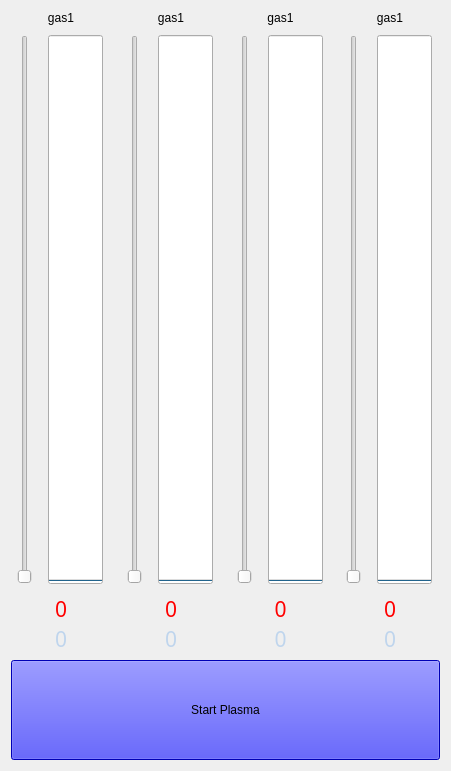
     <widget class="QWidget" name="verticalLayoutWidget">
      <property name="geometry">
       <rect>
        <x>50</x>
        <y>30</y>
        <width>451</width>
        <height>771</height>
       </rect>
      </property>
      <layout class="QVBoxLayout" name="gasses">
       <item>
        <layout class="QHBoxLayout" name="Gasses_Layout_2">
         <property name="spacing">
          <number>10</number>
         </property>
         <item>
          <layout class="QVBoxLayout" name="Gas1_Layout_2">
           <property name="bottomMargin">
            <number>0</number>
           </property>
           <item>
            <widget class="QLabel" name="gas1_label">
             <property name="text">
              <string>gas1</string>
             </property>
             <property name="alignment">
              <set>Qt::AlignCenter</set>
             </property>
            </widget>
           </item>
           <item>
            <layout class="QHBoxLayout" name="gas1_progress_slider_Layout_2">
             <item>
              <widget class="QSlider" name="gas1_sliderbar">
               <property name="enabled">
                <bool>false</bool>
               </property>
               <property name="maximum">
                <number>2000</number>
               </property>
               <property name="value">
                <number>0</number>
               </property>
               <property name="orientation">
                <enum>Qt::Vertical</enum>
               </property>
              </widget>
             </item>
             <item>
              <widget class="QProgressBar" name="gas1_progressbar">
               <property name="sizePolicy">
                <sizepolicy hsizetype="Fixed" vsizetype="Expanding">
                 <horstretch>0</horstretch>
                 <verstretch>0</verstretch>
                </sizepolicy>
               </property>
               <property name="minimumSize">
                <size>
                 <width>55</width>
                 <height>0</height>
                </size>
               </property>
               <property name="maximum">
                <number>20</number>
               </property>
               <property name="value">
                <number>0</number>
               </property>
               <property name="textVisible">
                <bool>false</bool>
               </property>
               <property name="orientation">
                <enum>Qt::Vertical</enum>
               </property>
              </widget>
             </item>
            </layout>
           </item>
           <item>
            <layout class="QHBoxLayout" name="gas1_button_readout_layout_2">
             <property name="spacing">
              <number>0</number>
             </property>
             <property name="rightMargin">
              <number>0</number>
             </property>
             <property name="bottomMargin">
              <number>0</number>
             </property>
             <item>
              <layout class="QVBoxLayout" name="gas1_recipe_actual_SLPM_2">
               <property name="spacing">
                <number>0</number>
               </property>
               <property name="rightMargin">
                <number>0</number>
               </property>
               <item>
                <widget class="QLabel" name="gas1_actual_SLPM">
                 <property name="font">
                  <font>
                   <family>Arial Bold</family>
                   <pointsize>16</pointsize>
                   <italic>false</italic>
                   <bold>false</bold>
                  </font>
                 </property>
                 <property name="styleSheet">
                  <string notr="true">QLabel {
color: red;
font: 16pt &quot;Arial Bold&quot;;
}</string>
                 </property>
                 <property name="frameShape">
                  <enum>QFrame::NoFrame</enum>
                 </property>
                 <property name="frameShadow">
                  <enum>QFrame::Plain</enum>
                 </property>
                 <property name="text">
                  <string>0</string>
                 </property>
                 <property name="textFormat">
                  <enum>Qt::AutoText</enum>
                 </property>
                 <property name="scaledContents">
                  <bool>true</bool>
                 </property>
                 <property name="alignment">
                  <set>Qt::AlignCenter</set>
                 </property>
                 <property name="textInteractionFlags">
                  <set>Qt::NoTextInteraction</set>
                 </property>
                </widget>
               </item>
               <item>
                <widget class="QLabel" name="gas1_recipe_SLPM">
                 <property name="sizePolicy">
                  <sizepolicy hsizetype="Minimum" vsizetype="Preferred">
                   <horstretch>0</horstretch>
                   <verstretch>0</verstretch>
                  </sizepolicy>
                 </property>
                 <property name="minimumSize">
                  <size>
                   <width>75</width>
                   <height>0</height>
                  </size>
                 </property>
                 <property name="font">
                  <font>
                   <family>Arial Bold</family>
                   <pointsize>16</pointsize>
                   <italic>false</italic>
                   <bold>false</bold>
                  </font>
                 </property>
                 <property name="styleSheet">
                  <string notr="true">QLabel {
color: #bfd5ed;
font: 16pt &quot;Arial Bold&quot;;
}</string>
                 </property>
                 <property name="frameShape">
                  <enum>QFrame::NoFrame</enum>
                 </property>
                 <property name="frameShadow">
                  <enum>QFrame::Plain</enum>
                 </property>
                 <property name="text">
                  <string>0</string>
                 </property>
                 <property name="textFormat">
                  <enum>Qt::AutoText</enum>
                 </property>
                 <property name="scaledContents">
                  <bool>true</bool>
                 </property>
                 <property name="alignment">
                  <set>Qt::AlignCenter</set>
                 </property>
                 <property name="textInteractionFlags">
                  <set>Qt::NoTextInteraction</set>
                 </property>
                </widget>
               </item>
              </layout>
             </item>
            </layout>
           </item>
          </layout>
         </item>
         <item>
          <layout class="QVBoxLayout" name="Gas2_Layout_2">
           <property name="bottomMargin">
            <number>0</number>
           </property>
           <item>
            <widget class="QLabel" name="gas2_label">
             <property name="text">
              <string>gas1</string>
             </property>
             <property name="alignment">
              <set>Qt::AlignCenter</set>
             </property>
            </widget>
           </item>
           <item>
            <layout class="QHBoxLayout" name="gas2_progress_slider_layout_2">
             <item>
              <widget class="QSlider" name="gas2_sliderbar">
               <property name="enabled">
                <bool>false</bool>
               </property>
               <property name="maximum">
                <number>2000</number>
               </property>
               <property name="orientation">
                <enum>Qt::Vertical</enum>
               </property>
              </widget>
             </item>
             <item>
              <widget class="QProgressBar" name="gas2_progressbar">
               <property name="sizePolicy">
                <sizepolicy hsizetype="Fixed" vsizetype="Expanding">
                 <horstretch>0</horstretch>
                 <verstretch>0</verstretch>
                </sizepolicy>
               </property>
               <property name="minimumSize">
                <size>
                 <width>55</width>
                 <height>0</height>
                </size>
               </property>
               <property name="maximum">
                <number>20</number>
               </property>
               <property name="value">
                <number>0</number>
               </property>
               <property name="textVisible">
                <bool>false</bool>
               </property>
               <property name="orientation">
                <enum>Qt::Vertical</enum>
               </property>
              </widget>
             </item>
            </layout>
           </item>
           <item>
            <layout class="QHBoxLayout" name="gas2_buttton_readout_layout_2">
             <item>
              <layout class="QVBoxLayout" name="gas2_recipe_actual_SLPM_2">
               <property name="spacing">
                <number>0</number>
               </property>
               <item>
                <widget class="QLabel" name="gas2_actual_SLPM">
                 <property name="font">
                  <font>
                   <family>Arial Bold</family>
                   <pointsize>16</pointsize>
                   <italic>false</italic>
                   <bold>false</bold>
                  </font>
                 </property>
                 <property name="styleSheet">
                  <string notr="true">QLabel {
color: red;
font: 16pt &quot;Arial Bold&quot;;
}</string>
                 </property>
                 <property name="frameShape">
                  <enum>QFrame::NoFrame</enum>
                 </property>
                 <property name="frameShadow">
                  <enum>QFrame::Plain</enum>
                 </property>
                 <property name="text">
                  <string>0</string>
                 </property>
                 <property name="textFormat">
                  <enum>Qt::AutoText</enum>
                 </property>
                 <property name="scaledContents">
                  <bool>true</bool>
                 </property>
                 <property name="alignment">
                  <set>Qt::AlignCenter</set>
                 </property>
                 <property name="textInteractionFlags">
                  <set>Qt::NoTextInteraction</set>
                 </property>
                </widget>
               </item>
               <item>
                <widget class="QLabel" name="gas2_recipe_SLPM">
                 <property name="sizePolicy">
                  <sizepolicy hsizetype="Minimum" vsizetype="Preferred">
                   <horstretch>0</horstretch>
                   <verstretch>0</verstretch>
                  </sizepolicy>
                 </property>
                 <property name="minimumSize">
                  <size>
                   <width>75</width>
                   <height>0</height>
                  </size>
                 </property>
                 <property name="font">
                  <font>
                   <family>Arial Bold</family>
                   <pointsize>16</pointsize>
                   <italic>false</italic>
                   <bold>false</bold>
                  </font>
                 </property>
                 <property name="styleSheet">
                  <string notr="true">QLabel {
color: #bfd5ed;
font: 16pt &quot;Arial Bold&quot;;
}</string>
                 </property>
                 <property name="frameShape">
                  <enum>QFrame::NoFrame</enum>
                 </property>
                 <property name="frameShadow">
                  <enum>QFrame::Plain</enum>
                 </property>
                 <property name="text">
                  <string>0</string>
                 </property>
                 <property name="textFormat">
                  <enum>Qt::AutoText</enum>
                 </property>
                 <property name="scaledContents">
                  <bool>true</bool>
                 </property>
                 <property name="alignment">
                  <set>Qt::AlignCenter</set>
                 </property>
                 <property name="textInteractionFlags">
                  <set>Qt::NoTextInteraction</set>
                 </property>
                </widget>
               </item>
              </layout>
             </item>
            </layout>
           </item>
          </layout>
         </item>
         <item>
          <layout class="QVBoxLayout" name="Gas3_Layout_2">
           <property name="bottomMargin">
            <number>0</number>
           </property>
           <item>
            <widget class="QLabel" name="gas3_label">
             <property name="text">
              <string>gas1</string>
             </property>
             <property name="alignment">
              <set>Qt::AlignCenter</set>
             </property>
            </widget>
           </item>
           <item>
            <layout class="QHBoxLayout" name="horizontalLayout_25">
             <item>
              <widget class="QSlider" name="gas3_sliderbar">
               <property name="enabled">
                <bool>false</bool>
               </property>
               <property name="maximum">
                <number>30</number>
               </property>
               <property name="orientation">
                <enum>Qt::Vertical</enum>
               </property>
              </widget>
             </item>
             <item>
              <widget class="QProgressBar" name="gas3_progessbar">
               <property name="sizePolicy">
                <sizepolicy hsizetype="Fixed" vsizetype="Expanding">
                 <horstretch>0</horstretch>
                 <verstretch>0</verstretch>
                </sizepolicy>
               </property>
               <property name="minimumSize">
                <size>
                 <width>55</width>
                 <height>0</height>
                </size>
               </property>
               <property name="maximum">
                <number>30</number>
               </property>
               <property name="value">
                <number>0</number>
               </property>
               <property name="textVisible">
                <bool>false</bool>
               </property>
               <property name="orientation">
                <enum>Qt::Vertical</enum>
               </property>
              </widget>
             </item>
            </layout>
           </item>
           <item>
            <layout class="QHBoxLayout" name="horizontalLayout_16">
             <item>
              <layout class="QVBoxLayout" name="verticalLayout_16">
               <property name="spacing">
                <number>0</number>
               </property>
               <item>
                <widget class="QLabel" name="gas3_actual_SLPM">
                 <property name="font">
                  <font>
                   <family>Arial Bold</family>
                   <pointsize>16</pointsize>
                   <italic>false</italic>
                   <bold>false</bold>
                  </font>
                 </property>
                 <property name="styleSheet">
                  <string notr="true">QLabel {
color: red;
font: 16pt &quot;Arial Bold&quot;;
}</string>
                 </property>
                 <property name="frameShape">
                  <enum>QFrame::NoFrame</enum>
                 </property>
                 <property name="frameShadow">
                  <enum>QFrame::Plain</enum>
                 </property>
                 <property name="text">
                  <string>0</string>
                 </property>
                 <property name="textFormat">
                  <enum>Qt::AutoText</enum>
                 </property>
                 <property name="scaledContents">
                  <bool>true</bool>
                 </property>
                 <property name="alignment">
                  <set>Qt::AlignCenter</set>
                 </property>
                 <property name="indent">
                  <number>1</number>
                 </property>
                 <property name="textInteractionFlags">
                  <set>Qt::NoTextInteraction</set>
                 </property>
                </widget>
               </item>
               <item>
                <widget class="QLabel" name="gas3_recipe_SLPM">
                 <property name="sizePolicy">
                  <sizepolicy hsizetype="Minimum" vsizetype="Preferred">
                   <horstretch>0</horstretch>
                   <verstretch>0</verstretch>
                  </sizepolicy>
                 </property>
                 <property name="minimumSize">
                  <size>
                   <width>75</width>
                   <height>0</height>
                  </size>
                 </property>
                 <property name="font">
                  <font>
                   <family>Arial Bold</family>
                   <pointsize>16</pointsize>
                   <italic>false</italic>
                   <bold>false</bold>
                  </font>
                 </property>
                 <property name="styleSheet">
                  <string notr="true">QLabel {
color: #bfd5ed;
font: 16pt &quot;Arial Bold&quot;;
}</string>
                 </property>
                 <property name="frameShape">
                  <enum>QFrame::NoFrame</enum>
                 </property>
                 <property name="frameShadow">
                  <enum>QFrame::Plain</enum>
                 </property>
                 <property name="text">
                  <string>0</string>
                 </property>
                 <property name="textFormat">
                  <enum>Qt::AutoText</enum>
                 </property>
                 <property name="scaledContents">
                  <bool>true</bool>
                 </property>
                 <property name="alignment">
                  <set>Qt::AlignCenter</set>
                 </property>
                 <property name="indent">
                  <number>1</number>
                 </property>
                 <property name="textInteractionFlags">
                  <set>Qt::NoTextInteraction</set>
                 </property>
                </widget>
               </item>
              </layout>
             </item>
            </layout>
           </item>
          </layout>
         </item>
         <item>
          <layout class="QVBoxLayout" name="Gas4_Layout_2">
           <property name="bottomMargin">
            <number>0</number>
           </property>
           <item>
            <widget class="QLabel" name="gas4_label">
             <property name="text">
              <string>gas1</string>
             </property>
             <property name="alignment">
              <set>Qt::AlignCenter</set>
             </property>
            </widget>
           </item>
           <item>
            <layout class="QHBoxLayout" name="horizontalLayout_27">
             <item>
              <widget class="QSlider" name="gas4_sliderbar">
               <property name="enabled">
                <bool>false</bool>
               </property>
               <property name="minimum">
                <number>0</number>
               </property>
               <property name="maximum">
                <number>30</number>
               </property>
               <property name="orientation">
                <enum>Qt::Vertical</enum>
               </property>
               <property name="tickInterval">
                <number>1</number>
               </property>
              </widget>
             </item>
             <item>
              <widget class="QProgressBar" name="gas4_progressbar">
               <property name="sizePolicy">
                <sizepolicy hsizetype="Fixed" vsizetype="Expanding">
                 <horstretch>0</horstretch>
                 <verstretch>0</verstretch>
                </sizepolicy>
               </property>
               <property name="minimumSize">
                <size>
                 <width>55</width>
                 <height>0</height>
                </size>
               </property>
               <property name="maximum">
                <number>30</number>
               </property>
               <property name="value">
                <number>0</number>
               </property>
               <property name="textVisible">
                <bool>false</bool>
               </property>
               <property name="orientation">
                <enum>Qt::Vertical</enum>
               </property>
               <property name="format">
                <string>%p%</string>
               </property>
              </widget>
             </item>
            </layout>
           </item>
           <item>
            <layout class="QHBoxLayout" name="horizontalLayout_17">
             <item>
              <layout class="QVBoxLayout" name="verticalLayout_17">
               <property name="spacing">
                <number>0</number>
               </property>
               <item>
                <widget class="QLabel" name="gas4_actual_SLPM">
                 <property name="font">
                  <font>
                   <family>Arial Bold</family>
                   <pointsize>16</pointsize>
                   <italic>false</italic>
                   <bold>false</bold>
                  </font>
                 </property>
                 <property name="styleSheet">
                  <string notr="true">QLabel {
color: red;
font: 16pt &quot;Arial Bold&quot;;
}</string>
                 </property>
                 <property name="frameShape">
                  <enum>QFrame::NoFrame</enum>
                 </property>
                 <property name="frameShadow">
                  <enum>QFrame::Plain</enum>
                 </property>
                 <property name="text">
                  <string>0</string>
                 </property>
                 <property name="textFormat">
                  <enum>Qt::AutoText</enum>
                 </property>
                 <property name="scaledContents">
                  <bool>true</bool>
                 </property>
                 <property name="alignment">
                  <set>Qt::AlignCenter</set>
                 </property>
                 <property name="textInteractionFlags">
                  <set>Qt::NoTextInteraction</set>
                 </property>
                </widget>
               </item>
               <item>
                <widget class="QLabel" name="gas4_recipe_SLPM">
                 <property name="sizePolicy">
                  <sizepolicy hsizetype="Minimum" vsizetype="Preferred">
                   <horstretch>0</horstretch>
                   <verstretch>0</verstretch>
                  </sizepolicy>
                 </property>
                 <property name="minimumSize">
                  <size>
                   <width>75</width>
                   <height>0</height>
                  </size>
                 </property>
                 <property name="font">
                  <font>
                   <family>Arial Bold</family>
                   <pointsize>16</pointsize>
                   <italic>false</italic>
                   <bold>false</bold>
                  </font>
                 </property>
                 <property name="styleSheet">
                  <string notr="true">QLabel {
color: #bfd5ed;
font: 16pt &quot;Arial Bold&quot;;
}</string>
                 </property>
                 <property name="frameShape">
                  <enum>QFrame::NoFrame</enum>
                 </property>
                 <property name="frameShadow">
                  <enum>QFrame::Plain</enum>
                 </property>
                 <property name="text">
                  <string>0</string>
                 </property>
                 <property name="textFormat">
                  <enum>Qt::AutoText</enum>
                 </property>
                 <property name="scaledContents">
                  <bool>true</bool>
                 </property>
                 <property name="alignment">
                  <set>Qt::AlignCenter</set>
                 </property>
                 <property name="textInteractionFlags">
                  <set>Qt::NoTextInteraction</set>
                 </property>
                </widget>
               </item>
              </layout>
             </item>
            </layout>
           </item>
          </layout>
         </item>
        </layout>
       </item>
       <item>
        <widget class="QPushButton" name="plsmaBtn">
         <property name="sizePolicy">
          <sizepolicy hsizetype="Minimum" vsizetype="Maximum">
           <horstretch>0</horstretch>
           <verstretch>60</verstretch>
          </sizepolicy>
         </property>
         <property name="minimumSize">
          <size>
           <width>150</width>
           <height>100</height>
          </size>
         </property>
         <property name="styleSheet">
          <string notr="true">QPushButton {
background-color: blue;
font: 28pt &quot;Ubuntu Bold&quot;;
}</string>
         </property>
         <property name="text">
          <string>Start Plasma</string>
         </property>
         <property name="checkable">
          <bool>true</bool>
         </property>
        </widget>
       </item>
      </layout>
     </widget>
